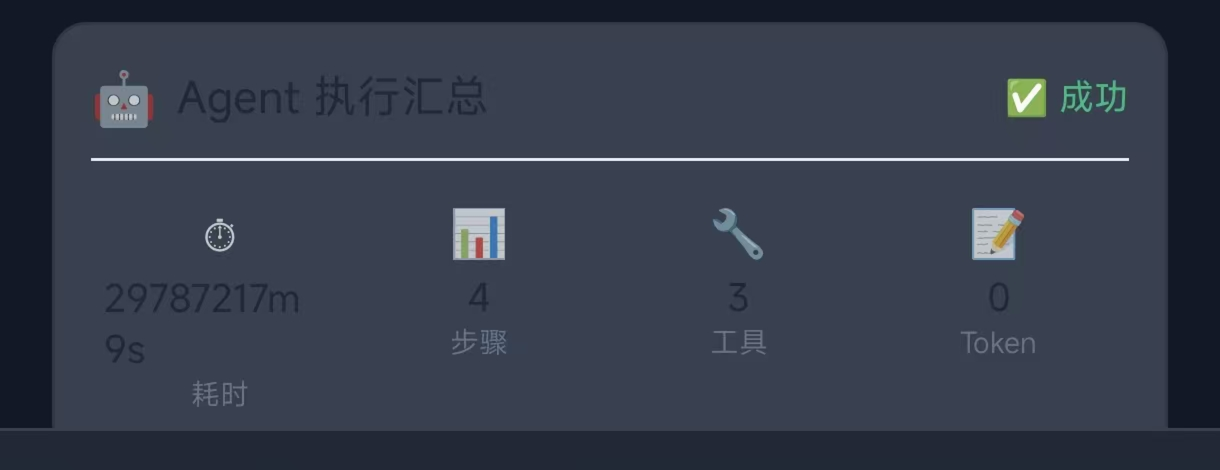
#> input picture ocr_regions/region_mid_left.png, 3660 x 1410 px, found by its file name (shown at 1/3 size)
$ python probe_regions.py
#> lines starting #> are read from the running program, lines starting #| are printed output that depends on the picture
from PIL import Image

def probe(img_path, origin, scale, label, box):
#> called with origin = (0, 1750), scale = 3, label = 'title_center_500_900', box = (500, 1780, 900, 1870)
    im = Image.open(img_path).convert("RGB")
#> im is the input picture: PIL image 3660x1410 RGB; mean R, G, B 52.9, 59.8, 74.7
    ox, oy = origin
    b = ((box[0]-ox)*scale, (box[1]-oy)*scale, (box[2]-ox)*scale, (box[3]-oy)*scale)
    r = im.crop(b)
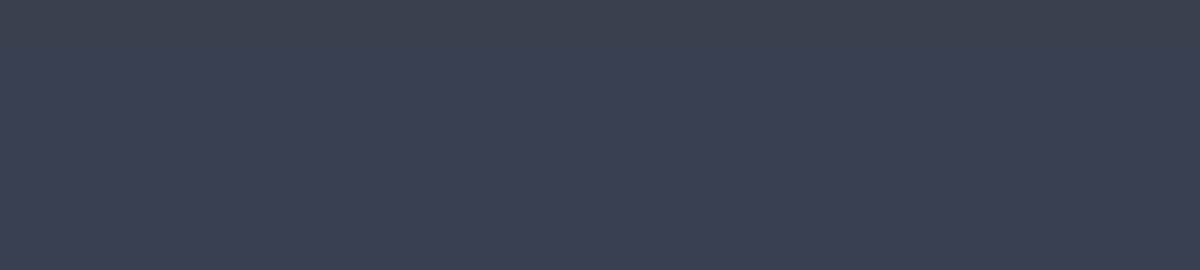
#> r: PIL image 1200x270 RGB; mean R, G, B 57.1, 64, 79.7
    px = list(r.getdata())
#> px = 324000 items
    n = len(px) or 1
#> n = 324000
    bright = sum(1 for p in px if max(p) > 150) / n
#> bright = 0
    colorful = sum(1 for p in px if (max(p)-min(p)) > 50) / n
#> colorful = 0
    mid = sum(sum(p) for p in px) / (3*n)
#> mid = 66.96
    print(f"{label}: mean={mid:.0f} light={bright:.2f} colorful={colorful:.2f}")
#| title_center_500_900: mean=67 light=0.00 colorful=0.00

ml = r"D:\qzq\smartquiz\ocr_regions\region_mid_left.png"   # 3x of (0,1750,1220,2220)
sb = r"D:\qzq\smartquiz\ocr_regions\strip_s_bottom_card.png"  # 4x of (0,1750,1220,2220)

# title center zone
probe(ml, (0,1750), 3, "title_center_500_900", (500,1780,900,1870))
probe(ml, (0,1750), 3, "title_full_40_1160", (40,1780,1160,1870))
#> call 2 of probe, with origin = (0, 1750), scale = 3, label = 'title_full_40_1160', box = (40, 1780, 1160, 1870)
#> in probe (call 2), `r = im.crop(b)`:
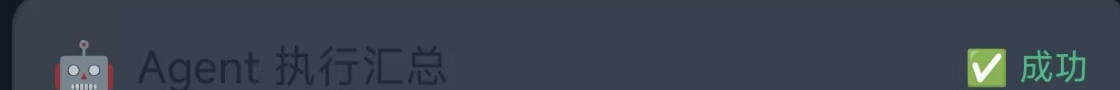
#> r: PIL image 3360x270 RGB (shown at 1/3 size); mean R, G, B 59, 66.7, 80.3
#> in probe (call 2), `px = list(r.getdata())`: px = 907200 items
#> in probe (call 2), `n = len(px) or 1`: n = 907200
#> in probe (call 2), `bright = sum(1 for p in px if max(p) > 150) / n`: bright = 0.0216
#> in probe (call 2), `colorful = sum(1 for p in px if (max(p)-min(p)) > 50) / n`: colorful = 0.0206
#> in probe (call 2), `mid = sum(sum(p) for p in px) / (3*n)`: mid = 68.65
#| title_full_40_1160: mean=69 light=0.02 colorful=0.02
# stat icons row (icon 16sp ~44px) - look around y1950-2040 at col centers
for col, xc in [(1,152),(2,457),(3,762),(4,1067)]:
    probe(ml, (0,1750), 3, f"icon_col{col}", (xc-55,1940,xc+55,2040))
#> call 3 of probe, with origin = (0, 1750), scale = 3, label = 'icon_col1', box = (97, 1940, 207, 2040)
#> in probe (call 3), `r = im.crop(b)`:
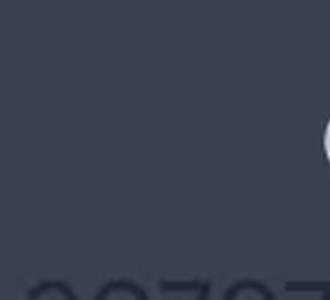
#> r: PIL image 330x300 RGB; mean R, G, B 56.5, 63.5, 79.5
#> in probe (call 3), `px = list(r.getdata())`: px = 99000 items
#> in probe (call 3), `n = len(px) or 1`: n = 99000
#> in probe (call 3), `bright = sum(1 for p in px if max(p) > 150) / n`: bright = 0.00136
#> in probe (call 3), `colorful = sum(1 for p in px if (max(p)-min(p)) > 50) / n`: colorful = 0
#> in probe (call 3), `mid = sum(sum(p) for p in px) / (3*n)`: mid = 66.54
#| icon_col1: mean=67 light=0.00 colorful=0.00
# value row y2020-2080 across columns
for col, xc in [(1,152),(2,457),(3,762),(4,1067)]:
    probe(ml, (0,1750), 3, f"val_col{col}", (xc-80,2015,xc+80,2075))
#> in probe (call 7), `r = im.crop(b)`:
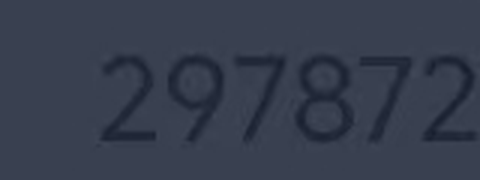
#> r: PIL image 480x180 RGB; mean R, G, B 54.1, 61.1, 77.1
# label row y2090-2160
for col, xc in [(1,152),(2,457),(3,762),(4,1067)]:
    probe(ml, (0,1750), 3, f"label_col{col}", (xc-80,2085,xc+80,2160))
#> in probe (call 11), `r = im.crop(b)`:
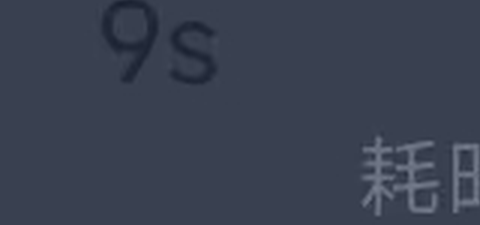
#> r: PIL image 480x225 RGB; mean R, G, B 57.8, 64.8, 80.8
# the "0.0" glyph - bigger box
probe(ml, (0,1750), 3, "oao_big", (95,1825,180,1875))
#> in probe (call 15), `r = im.crop(b)`:
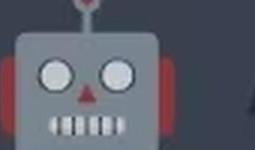
#> r: PIL image 255x150 RGB; mean R, G, B 93.7, 96.3, 108.3
probe(ml, (0,1750), 3, "between_oao_and_status", (200,1800,950,1880))
#> in probe (call 16), `r = im.crop(b)`:
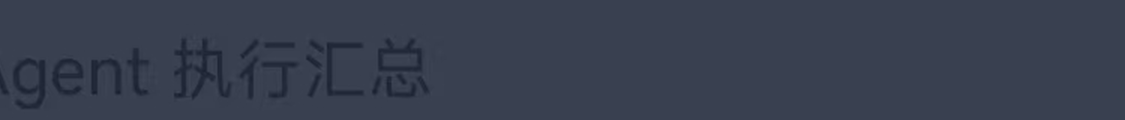
#> r: PIL image 2250x240 RGB (shown at 1/2 size); mean R, G, B 55.8, 62.8, 78.8
#> in probe (call 16), `px = list(r.getdata())`: px = 540000 items
#> in probe (call 16), `n = len(px) or 1`: n = 540000
#> in probe (call 16), `mid = sum(sum(p) for p in px) / (3*n)`: mid = 65.84
#| between_oao_and_status: mean=66 light=0.00 colorful=0.00
